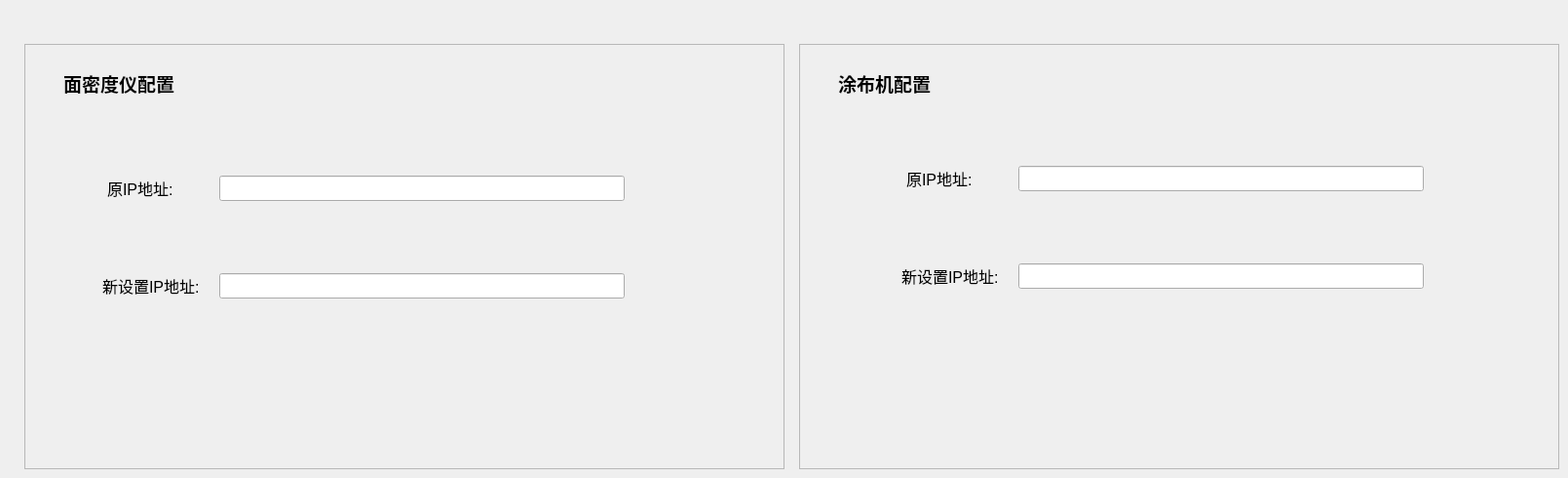
    <widget class="QWidget" name="page2">
     <widget class="QFrame" name="frame_14">
      <property name="geometry">
       <rect>
        <x>25</x>
        <y>45</y>
        <width>780</width>
        <height>436</height>
       </rect>
      </property>
      <property name="frameShape">
       <enum>QFrame::StyledPanel</enum>
      </property>
      <property name="frameShadow">
       <enum>QFrame::Raised</enum>
      </property>
      <widget class="QLabel" name="label_78">
       <property name="geometry">
        <rect>
         <x>40</x>
         <y>20</y>
         <width>130</width>
         <height>40</height>
        </rect>
       </property>
       <property name="font">
        <font>
         <family>Arial</family>
         <pointsize>14</pointsize>
         <bold>true</bold>
        </font>
       </property>
       <property name="text">
        <string>面密度仪配置</string>
       </property>
      </widget>
      <widget class="QLabel" name="label_77">
       <property name="geometry">
        <rect>
         <x>85</x>
         <y>135</y>
         <width>100</width>
         <height>25</height>
        </rect>
       </property>
       <property name="font">
        <font>
         <pointsize>12</pointsize>
        </font>
       </property>
       <property name="text">
        <string>原IP地址:</string>
       </property>
      </widget>
      <widget class="QLabel" name="label_81">
       <property name="geometry">
        <rect>
         <x>80</x>
         <y>235</y>
         <width>106</width>
         <height>25</height>
        </rect>
       </property>
       <property name="font">
        <font>
         <pointsize>12</pointsize>
        </font>
       </property>
       <property name="text">
        <string>新设置IP地址:</string>
       </property>
      </widget>
      <widget class="QLineEdit" name="lineEdit_49">
       <property name="geometry">
        <rect>
         <x>200</x>
         <y>135</y>
         <width>416</width>
         <height>26</height>
        </rect>
       </property>
      </widget>
      <widget class="QLineEdit" name="lineEdit_50">
       <property name="geometry">
        <rect>
         <x>200</x>
         <y>235</y>
         <width>416</width>
         <height>26</height>
        </rect>
       </property>
      </widget>
     </widget>
     <widget class="QFrame" name="frame_15">
      <property name="geometry">
       <rect>
        <x>820</x>
        <y>45</y>
        <width>780</width>
        <height>436</height>
       </rect>
      </property>
      <property name="frameShape">
       <enum>QFrame::StyledPanel</enum>
      </property>
      <property name="frameShadow">
       <enum>QFrame::Raised</enum>
      </property>
      <widget class="QLabel" name="label_79">
       <property name="geometry">
        <rect>
         <x>40</x>
         <y>20</y>
         <width>130</width>
         <height>40</height>
        </rect>
       </property>
       <property name="font">
        <font>
         <family>Arial</family>
         <pointsize>14</pointsize>
         <bold>true</bold>
        </font>
       </property>
       <property name="text">
        <string>涂布机配置</string>
       </property>
      </widget>
      <widget class="QLineEdit" name="lineEdit_51">
       <property name="geometry">
        <rect>
         <x>225</x>
         <y>125</y>
         <width>416</width>
         <height>26</height>
        </rect>
       </property>
      </widget>
      <widget class="QLabel" name="label_82">
       <property name="geometry">
        <rect>
         <x>105</x>
         <y>225</y>
         <width>106</width>
         <height>25</height>
        </rect>
       </property>
       <property name="font">
        <font>
         <pointsize>12</pointsize>
        </font>
       </property>
       <property name="text">
        <string>新设置IP地址:</string>
       </property>
      </widget>
      <widget class="QLabel" name="label_83">
       <property name="geometry">
        <rect>
         <x>110</x>
         <y>125</y>
         <width>100</width>
         <height>25</height>
        </rect>
       </property>
       <property name="font">
        <font>
         <pointsize>12</pointsize>
        </font>
       </property>
       <property name="text">
        <string>原IP地址:</string>
       </property>
      </widget>
      <widget class="QLineEdit" name="lineEdit_52">
       <property name="geometry">
        <rect>
         <x>225</x>
         <y>225</y>
         <width>416</width>
         <height>26</height>
        </rect>
       </property>
      </widget>
     </widget>
    </widget>
